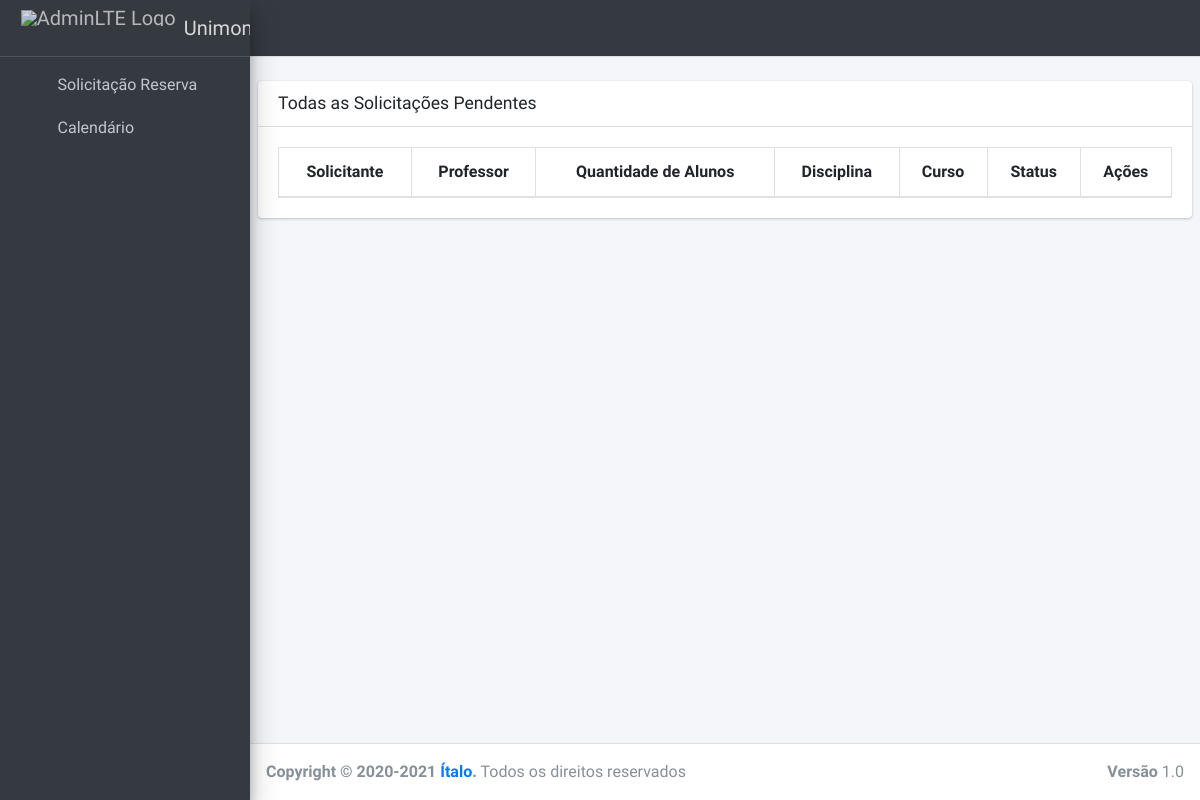
The page /panel/solicitacao/pendente on the database as committed earlier.
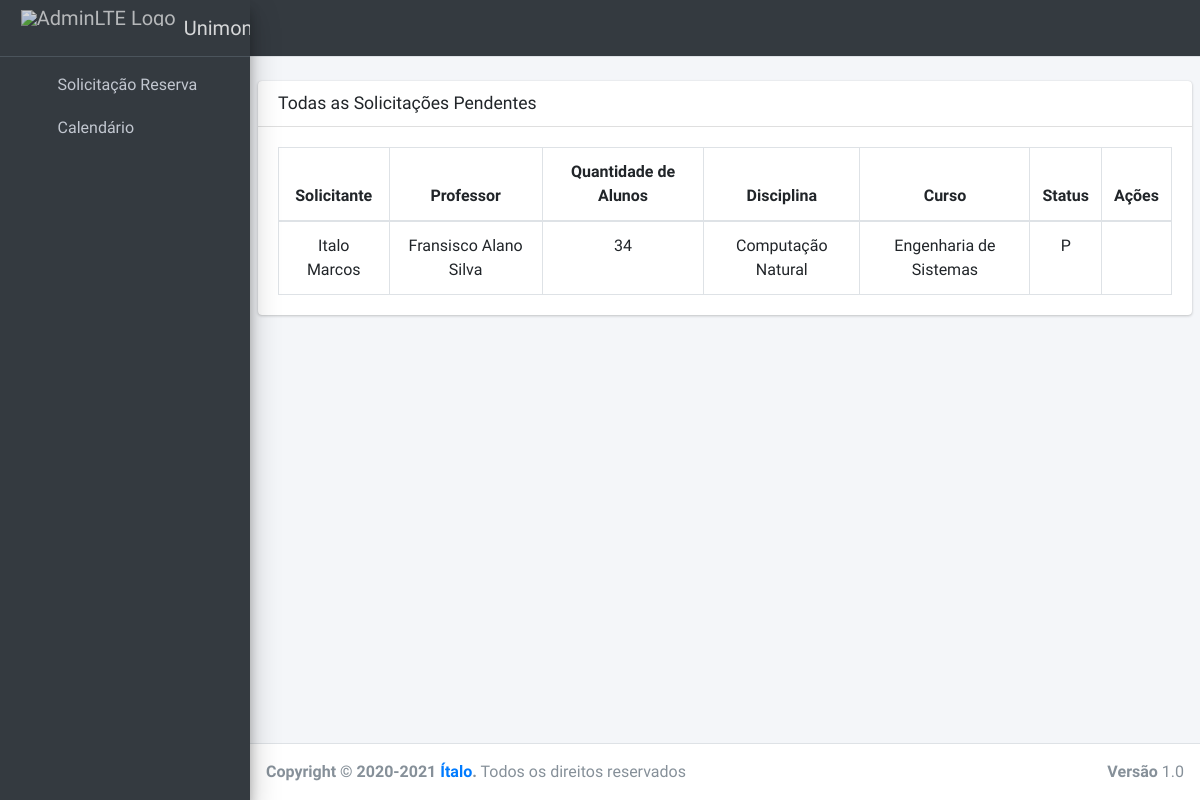
The same page on the database as committed later.
### core/models.py (models this page shows)
class SolicitacaoReserva(models.Model):
    STATUS_CHOICES = [
        ('P', 'Pendente'),
        ('F', 'Finalizada'),
    ]
    id = models.UUIDField(primary_key=True, default=uuid.uuid4, editable=False)
    observacao = models.TextField(blank=True)
    status = models.CharField(choices=STATUS_CHOICES, max_length=1, default='P')
    qnt_alunos = models.IntegerField()
    professor = models.ForeignKey(Professor, on_delete=models.CASCADE)
    curso = models.ForeignKey(Curso, on_delete=models.CASCADE)
    disciplina = models.ForeignKey(Disciplina, on_delete=models.CASCADE)
    software = models.ManyToManyField(Software)
    user = models.ForeignKey(accounts_models.CustomUsuario, on_delete=models.CASCADE)

class Professor(models.Model):
    masp = models.IntegerField(primary_key=True)
    name = models.CharField(max_length=150, unique=True)
    email = models.EmailField(unique=True)
    contato = models.CharField(max_length=15, blank=True)
    def __str__(self):
        return self.name

class Disciplina(models.Model):
    id = models.UUIDField(primary_key=True, default=uuid.uuid4, editable=False)
    name = models.CharField(max_length=70, unique=True)
    def __str__(self):
        return self.name

class Curso(models.Model):
    id = models.UUIDField(primary_key=True, default=uuid.uuid4, editable=False)
    name = models.CharField(max_length=45, unique=True)
    def __str__(self):
        return self.name

### accounts/models.py (models this page shows, shortened)
class CustomUsuario(AbstractUser):
    email = models.EmailField('E-mail', unique=True)
    masp = models.CharField(max_length=8, unique=True)
    is_staff = models.BooleanField('Membro da equipe', default=False)
    USERNAME_FIELD = 'email'
    REQUIRED_FIELDS = ['first_name', 'last_name', 'masp']
    objects = UsuarioManager()

### core/views.py (the view)
# urls.py: path('panel/solicitacao/pendente', ListSolicitacaoReservaView.as_view(), name='solicitacao-list'),
class ListSolicitacaoReservaView(ListView):
    model = SolicitacaoReserva
    template_name = 'panel/solicitacao/list.html'
    def get_context_data(self, **kwargs):
        context = super(ListSolicitacaoReservaView, self).get_context_data(**kwargs)
        context['solicitacao'] = SolicitacaoReserva.objects.filter(status='P')
        return context

### core/templates/panel/solicitacao/list.html (shortened to what this page needs)
{% extends 'layouts/base.html' %}
{% load static %}
{% block head %}
<link rel="stylesheet" type="text/css" href="https://cdn.datatables.net/v/bs4/dt-1.10.23/datatables.min.css"/>
{% endblock %}
{% block layouts %}
    {% include 'layouts/navbar.html' %}
    {% include 'layouts/sidebar.html' %}
{% endblock %}
{% block content %}
{% load widget_tweaks %}
 <div class="content-wrapper">
    <br>
    <section class="content">
      <div class="card">
        <div class="card-header">
          <h3 class="card-title">Todas as Solicitações Pendentes</h3>
        </div>
        <div class="card-body">
            <table>
                <table id="table-lab" class="table table-bordered table-hover dataTable">
                    <thead>
                        <tr>
                            <th class="text-center">Solicitante</th>
                            <th class="text-center">Professor</th>
                            <th class="text-center">Quantidade de Alunos</th>
                            <th class="text-center">Disciplina</th>
                            <th class="text-center">Curso</th>
                            <th class="text-center">Status</th>
                            <th class="text-center">Ações</th>
                        </tr>
                    </thead>
                    <tbody>
                        {% for s in solicitacao %}
                            <tr>
                                <td>{{ s.user.get_full_name }}</td>
                                <td>{{ s.professor }}</td>
                                <td>{{ s.qnt_alunos }}</td>
                                <td>{{ s.disciplina }}</td>
                                <td>{{ s.curso }}</td>
                                <td>{{ s.status }}</td>
                                <td>
                                    <a href="{% url 'solicitacao-detail' s.pk %}" title="Informações"><i class="far fa-eye"></i></a>
                                </td>
                            </tr>
                        {% endfor %}
                    </tbody>
                  </table>
            </table>
        </div>
      </div>
    </section>
  </div>
{% endblock %}
{% block footer %}
    {% include 'layouts/footer.html' %}
{% endblock %}

Rows that differ between the two databases and show on the page:
added SolicitacaoReserva: user.get_full_name "Italo Marcos", professor "Fransisco Alano Silva", qnt_alunos "34", disciplina "Computação Natural", curso "Engenharia de Sistemas", status "P"
